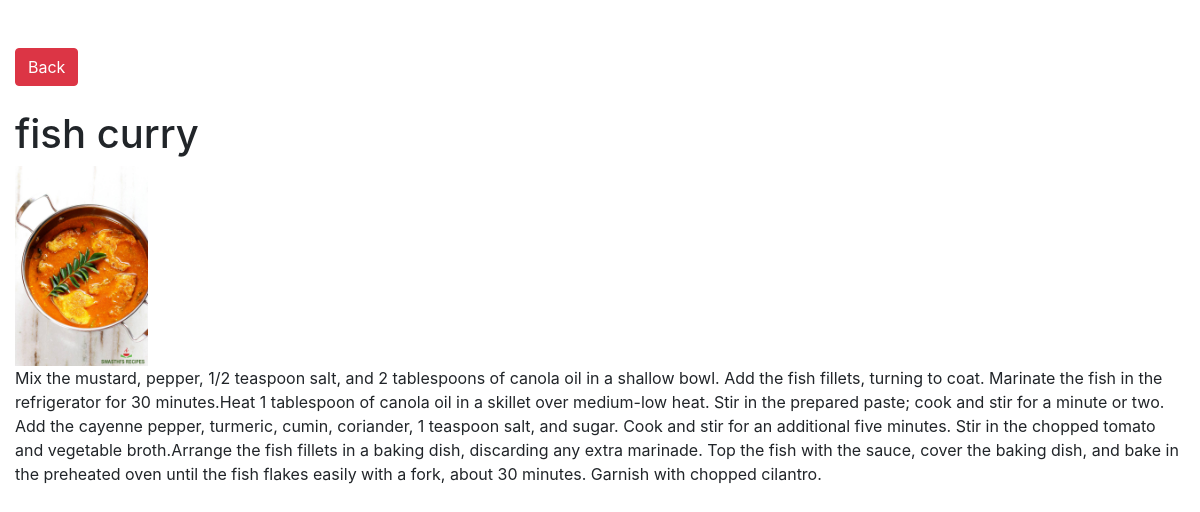
The page /1 on the database its author committed.
### src/models.py (models this page shows, shortened)
class Recipe(models.Model):
    name = models.CharField(max_length=100)
    desc = models.TextField()
    image = models.ImageField(upload_to='images')

### src/views.py (the view)
# urls.py: path('<int:id>', show, name='show'),
def show(request, id):
    if cache.get(id):
        print("DATA COMING FROM CACHE")
        recipe = cache.get(id)
    else:
        print("DATA COMING FROM DB")
        recipe = Recipe.objects.get(id=id)
        cache.set(id, recipe)
    context = {'recipe': recipe}
    return render(request, 'show.html', context)

### templates/show.html (shortened to what this page needs)
<!DOCTYPE html>
<html lang="en">
<head>
    <link rel="stylesheet" href="https://stackpath.bootstrapcdn.com/bootstrap/4.4.1/css/bootstrap.min.css">
</head>
<body>
    <div class="container-fluid mt-5">
        <a href="/" class="btn btn-danger">Back</a>
    <h1 class="mt-4">{{recipe.name}}</h1>
    <img src="{{recipe.image.url}}" class="img-responsive" style="height:200px">
    <p>{{recipe.desc}}</p>
    </div>
</body>
</html>

### rows shown on the page
Recipe: name "fish curry", image (picture), desc "Mix the mustard, pepper, 1/2 teaspoon salt, and 2 tablespoons of canola oil in a shallow bowl. Add the fish fillets, turning to coat. Marinate the fish in the refrigerator for 30 minutes.Heat 1 tablespoon of canola oil in a skillet over medium-low heat. Stir in the prepared paste; cook and stir for a minute or two. Add the cayenne pepper, turmeric, cumin, coriander, 1 teaspoon salt, and sugar. Cook and stir for an additional five minutes. Stir in the chopped tomato and vegetable broth.Arrange the fish fillets in a baking dish, discarding any extra marinade. Top the fish with the sauce, cover the baking dish, and bake in the preheated oven until the fish flakes easily with a fork, about 30…"
